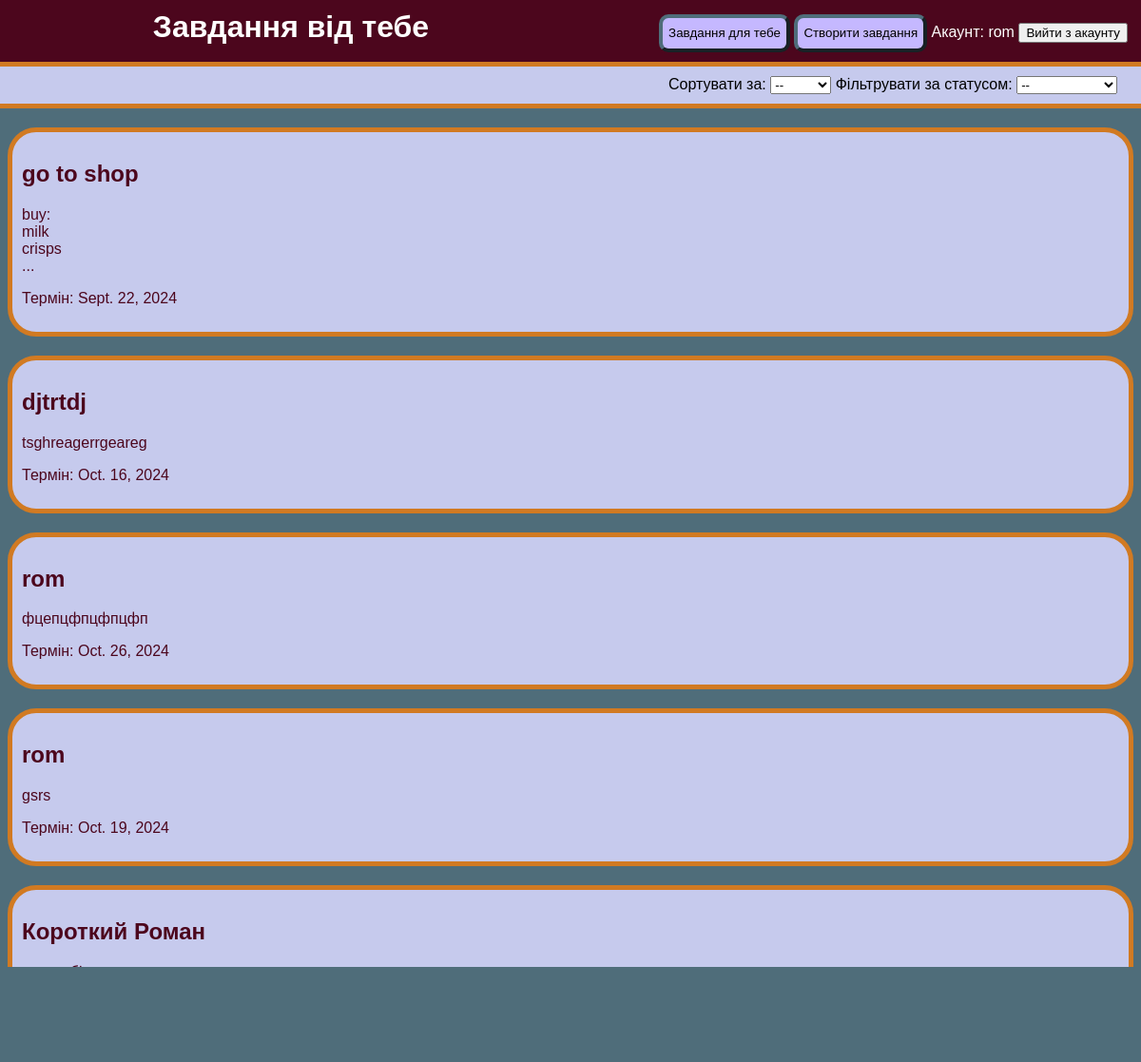
Before: /tasks_from_you/ (signed in) with the older database file.
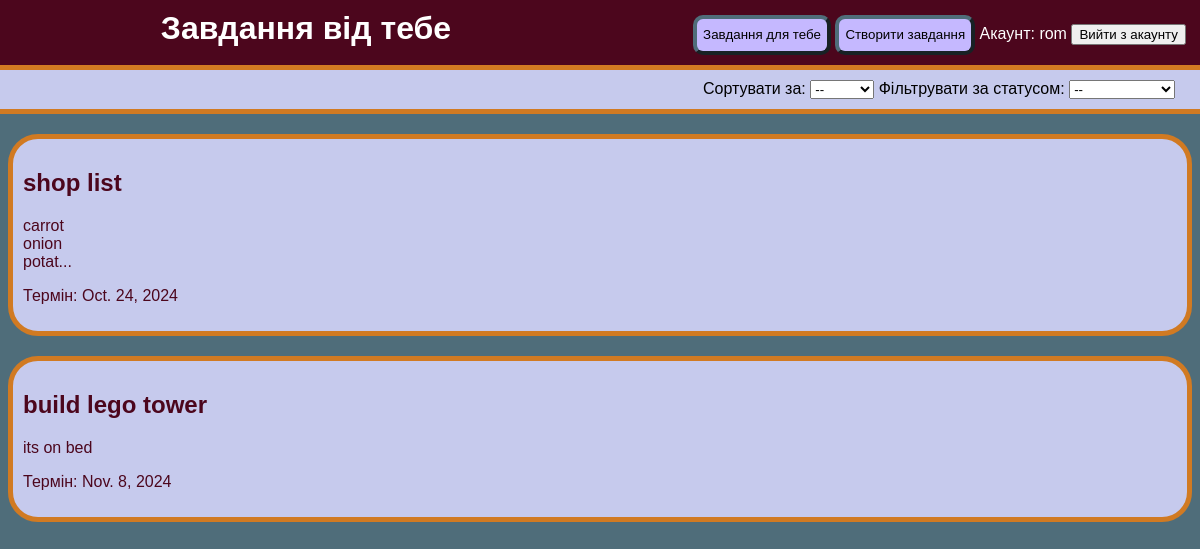
After: the same page with the newer database file.
### tracking_app/models.py (models this page shows)
class Task(models.Model):
    name = models.CharField(max_length=50)
    description = models.TextField()
    stat = models.CharField(max_length=50)
    term = models.DateField()
    giver_id = models.ForeignKey(User, on_delete=models.CASCADE, related_name="tasks_given", default=1)
    receiver_id = models.ForeignKey(User, on_delete=models.CASCADE, related_name="tasks_received", default=1)

### tracking_app/views.py (the view)
# urls.py: path('tasks_from_you/', views.tasks_from_you, name='tasks_from_you'),
def tasks_from_you(request):
    sort_by = request.GET.get('sort_by', 'none')
    status_filter = request.GET.get('status_filter', 'none')
    tasks = Task.objects.filter(giver_id = request.session['user_id'])
    if request.method == 'POST':
        action = request.POST.get('action')
        if action == 'log_out':
            return redirect('signup')
    if status_filter != "none":
        tasks = tasks.filter(stat=status_filter)
    if sort_by != "none":
        tasks = tasks.order_by(sort_by)
    return render(request, 'tasks_from_you.html', {'tasks': tasks, 'name': User.objects.get(id=request.session['user_id']).name, 'current_sort': sort_by, 'current_status_filter': status_filter})

### templates/tasks_from_you.html (shortened to what this page needs)
{% load static %}
<!DOCTYPE html>
<html>
<head>
    <link rel="stylesheet" type="text/css" href="{% static 'tracking_app/style.css' %}">
</head>
<body>
    <div class="header">
        <h1 style="display: inline;" class="header_text">Завдання від тебе</h1>
        <button class="link_button" type="button" onclick="window.location.href='/tasks_list'">Завдання для тебе</button>
        <button class="link_button" type="button" onclick="window.location.href='/creating_task'">Створити завдання</button>
        <span class="white_text">Акаунт: {{name}}</span>
        <form method="POST" style="display: inline;">
            <button type="submit" class="log_out_button" name="action" value="log_out">Вийти з акаунту</button>
        </form>
    </div>
    <div class="panel">
        <form method="GET" action="{% url 'tasks_from_you' %}">
            <label for="sort_by">Сортувати за:</label>
            <select name="sort_by" id="sort_by" onchange="this.form.submit()">
                <option value="none" {% if current_sort == 'none' %}selected{% endif %}>--</option>
            </select>
            <label for="status_filter">Фільтрувати за статусом:</label>
            <select name="status_filter" id="status_filter" onchange="this.form.submit()">
                <option value="none"{% if current_status_filter == 'none' %}selected{% endif %}>--</option>
            </select>
        </form>
    </div>
        {% for task in tasks %}
            <a href="{% url 'changing_task' task.id %}" class="task_card">
                <div class="task_frame">
                    <h2>{{ task.name }}</h2>
                    <p>{{ task.description|slice:":20"|linebreaksbr }}{% if task.description|length > 20 %}...{% endif %}</p>
                    <p>Термін: {{ task.term }}</p>
                </div>
            </a>
        {% endfor %}
</body>
</html>

Changed rows visible on the page:
removed Task: name "go to shop", description "buy: milk crisps", term "Sept. 22, 2024"
removed Task: name "djtrtdj", description "tsghreagerrgeareg", term "Oct. 16, 2024"
removed Task: name "rom", description "фцепцфпцфпцфп", term "Oct. 26, 2024"
removed Task: name "rom", description "gsrs", term "Oct. 19, 2024"
removed Task: name "Короткий Роман", description "даю тобі завдання"
added Task: name "shop list", description "carrot onion potat", term "Oct. 24, 2024"
added Task: name "build lego tower", description "its on bed", term "Nov. 8, 2024"
